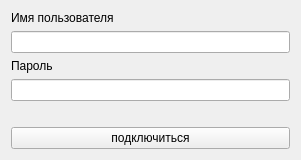
<?xml version="1.0" encoding="UTF-8"?>
<ui version="4.0">
 <class>login</class>
 <widget class="QWidget" name="login">
  <property name="geometry">
   <rect>
    <x>0</x>
    <y>0</y>
    <width>301</width>
    <height>152</height>
   </rect>
  </property>
  <property name="windowTitle">
   <string>Form</string>
  </property>
  <layout class="QVBoxLayout" name="verticalLayout">
   <item>
    <widget class="QLabel" name="labellogin">
     <property name="text">
      <string>Имя пользователя</string>
     </property>
    </widget>
   </item>
   <item>
    <widget class="QLineEdit" name="name"/>
   </item>
   <item>
    <widget class="QLabel" name="labelpassword">
     <property name="text">
      <string>Пароль</string>
     </property>
    </widget>
   </item>
   <item>
    <widget class="QLineEdit" name="password">
     <property name="echoMode">
      <enum>QLineEdit::Password</enum>
     </property>
    </widget>
   </item>
   <item>
    <widget class="QLabel" name="labelempty2">
     <property name="text">
      <string/>
     </property>
    </widget>
   </item>
   <item>
    <widget class="QPushButton" name="pushButton">
     <property name="text">
      <string>подключиться</string>
     </property>
    </widget>
   </item>
  </layout>
 </widget>
 <resources/>
 <connections/>
</ui>
